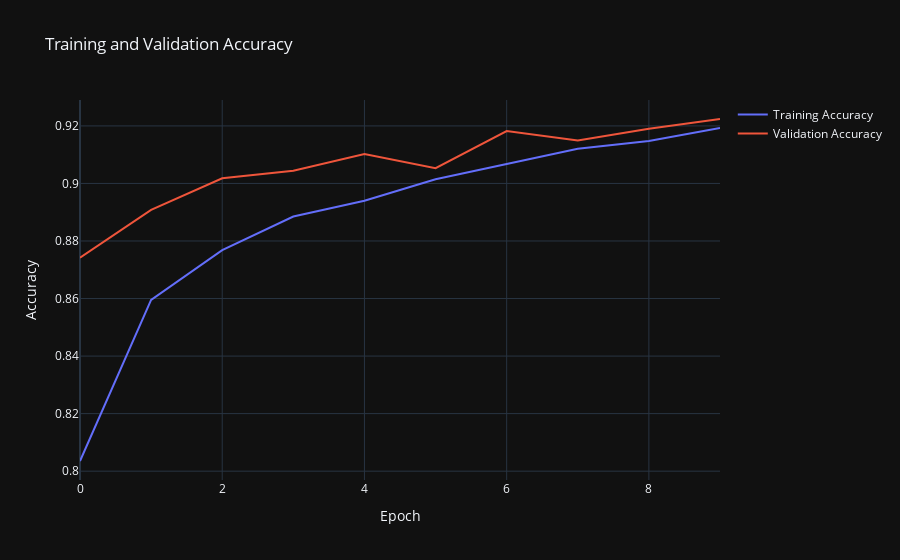
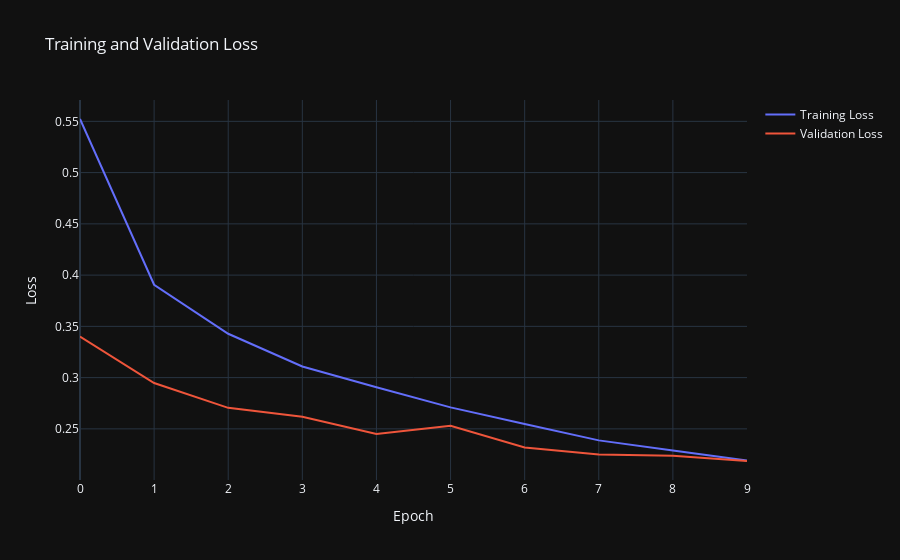

The notebook cell saved with these charts, in order:
### Code cell
# Plot the training and validation accuracy
fig = go.Figure()
fig.add_trace(go.Scatter(x=list(range(len(history.history['accuracy']))), y=history.history['accuracy'], mode='lines', name='Training Accuracy'))
fig.add_trace(go.Scatter(x=list(range(len(history.history['val_accuracy']))), y=history.history['val_accuracy'], mode='lines', name='Validation Accuracy'))
fig.update_layout(title='Training and Validation Accuracy', xaxis_title='Epoch', yaxis_title='Accuracy')
fig.show()

# Plot the training and validation loss
fig = go.Figure()
fig.add_trace(go.Scatter(x=list(range(len(history.history['loss']))), y=history.history['loss'], mode='lines', name='Training Loss'))
fig.add_trace(go.Scatter(x=list(range(len(history.history['val_loss']))), y=history.history['val_loss'], mode='lines', name='Validation Loss'))
fig.update_layout(title='Training and Validation Loss', xaxis_title='Epoch', yaxis_title='Loss')
fig.show()

### Figure 1 — Plotly figure (JSON) as saved in the notebook; plotly's stock layout.template omitted (floating-point values rounded to 4 significant figures)
{"data": [{"mode": "lines", "name": "Training Accuracy", "x": [0, 1, 2, 3, 4, 5, 6, 7, 8, 9], "y": [0.8035, 0.8595, 0.8769, 0.8885, 0.894, 0.9014, 0.9067, 0.912, 0.9147, 0.9193], "type": "scatter"}, {"mode": "lines", "name": "Validation Accuracy", "x": [0, 1, 2, 3, 4, 5, 6, 7, 8, 9], "y": [0.8742, 0.8908, 0.9018, 0.9044, 0.9102, 0.9053, 0.9182, 0.9149, 0.919, 0.9224], "type": "scatter"}], "layout": {"title": {"text": "Training and Validation Accuracy"}, "xaxis": {"title": {"text": "Epoch"}}, "yaxis": {"title": {"text": "Accuracy"}}}}

### Figure 2 — Plotly figure (JSON) as saved in the notebook; plotly's stock layout.template omitted (floating-point values rounded to 4 significant figures)
{"data": [{"mode": "lines", "name": "Training Loss", "x": [0, 1, 2, 3, 4, 5, 6, 7, 8, 9], "y": [0.5523, 0.3906, 0.3428, 0.3109, 0.2906, 0.2709, 0.2548, 0.2388, 0.229, 0.2191], "type": "scatter"}, {"mode": "lines", "name": "Validation Loss", "x": [0, 1, 2, 3, 4, 5, 6, 7, 8, 9], "y": [0.34, 0.2948, 0.2705, 0.2619, 0.2451, 0.253, 0.2317, 0.2251, 0.2238, 0.2186], "type": "scatter"}], "layout": {"title": {"text": "Training and Validation Loss"}, "xaxis": {"title": {"text": "Epoch"}}, "yaxis": {"title": {"text": "Loss"}}}}
